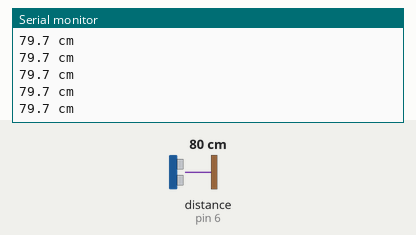
Simulated run of this sketch. Board: Arduino Uno, built with avr-gcc and run on an emulated ATmega328P. On the bench: the last lines printed to the serial monitor. Wiring (inferred from the names in the program): ultrasonic range finder: trigger pin 5; echo pin 6. The test bench sets the inputs (shaded band); at power-on: distance to the obstacle (sensor on pin 6) 80 cm. The echo pulse lasts 58.3 µs per cm.

Above: at 1.2 s.
1.3 s: distance to the obstacle (sensor on pin 6) set to 250 cm
At 1.73 s:
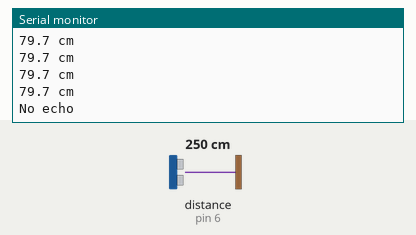
3.5 s: distance to the obstacle (sensor on pin 6) set to 2 cm
At 3.56 s:
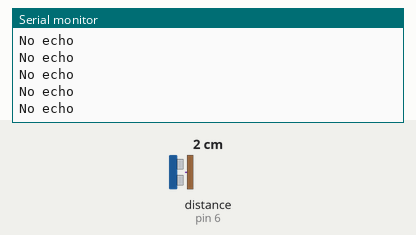

The sketch:

classroom_range.ino
```cpp
const byte TRIG = 5, ECHO = 6;
void setup() {
  Serial.begin(115200);
  pinMode(TRIG, OUTPUT);
  pinMode(ECHO, INPUT);
  digitalWrite(TRIG, LOW);
}
void loop() {
  digitalWrite(TRIG, HIGH);
  delayMicroseconds(10);
  digitalWrite(TRIG, LOW);
  const unsigned long pulse = pulseIn(ECHO, HIGH, 12000);
  if (!pulse) Serial.println("No echo");
  else {
    Serial.print(pulse * 0.01715f, 1);
    Serial.println(" cm");
  }
  delay(250);
}
```

Measured:
- after the input at 1.3 s, the serial monitor: prints a new line after 0.25 s (image 1)
